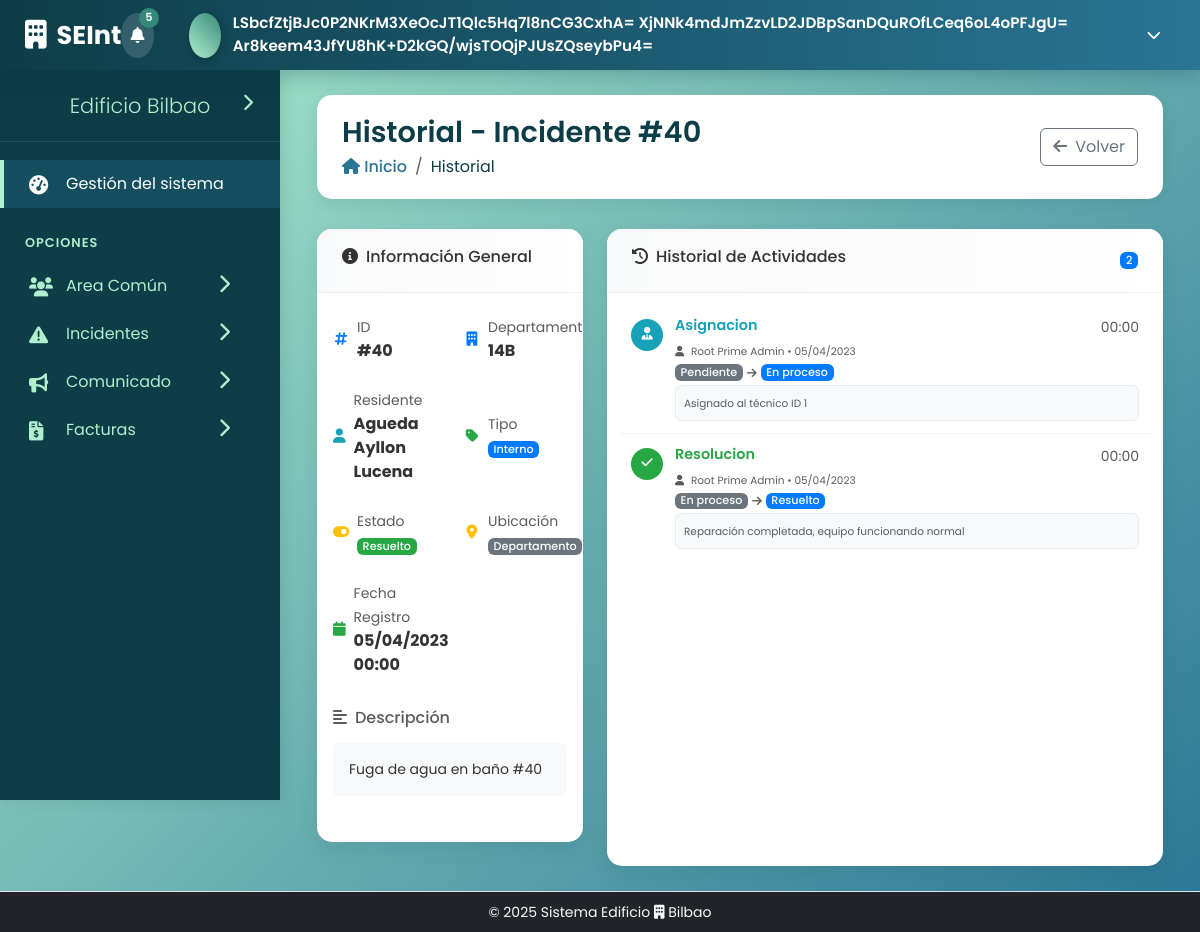
Page /public/controlador/IncidenteControlador.php?action=verHistorialIncidente&id_incidente=40 (signed in) on the committed database.
### tables this page shows
CREATE TABLE incidente (
                           id_incidente INT AUTO_INCREMENT PRIMARY KEY,
                           id_departamento INT NOT NULL,
                           id_residente INT NOT NULL,
                           id_creador INT NOT NULL,
                           tipo ENUM('interno', 'externo') DEFAULT 'interno',
                           descripcion TEXT NOT NULL,
                           descripcion_detallada TEXT,
                           costo_externo DECIMAL(10,2) DEFAULT 0,
                           id_area INT NULL,
                           fecha_registro DATETIME NOT NULL DEFAULT CURRENT_TIMESTAMP,
                           estado ENUM('pendiente', 'en_proceso', 'resuelto', 'cancelado') DEFAULT 'pendiente',

                           FOREIGN KEY (id_departamento) REFERENCES departamento(id_departamento),
                           FOREIGN KEY (id_residente) REFERENCES persona(id_persona),
                           FOREIGN KEY (id_creador) REFERENCES persona(id_persona),
                           FOREIGN KEY (id_area) REFERENCES area_comun(id_area)
);

CREATE TABLE departamento (
                              id_departamento INT AUTO_INCREMENT PRIMARY KEY,
                              numero VARCHAR(10) NOT NULL,
                              piso INT NOT NULL,
                              estado ENUM('ocupado', 'disponible') DEFAULT 'disponible'
);

CREATE TABLE historial_incidente (
                                     id_historial_incidente INT AUTO_INCREMENT PRIMARY KEY,
                                     id_incidente INT NOT NULL,
                                     id_persona INT NOT NULL,
                                     accion ENUM('creacion', 'asignacion', 'inicio_atencion', 'actualizacion', 'resolucion', 'cancelacion', 'reasignacion') NOT NULL,
                                     observacion TEXT DEFAULT NULL,
                                     estado_anterior ENUM('pendiente', 'en_proceso', 'resuelto', 'cancelado') DEFAULT NULL,
                                     estado_nuevo ENUM('pendiente', 'en_proceso', 'resuelto', 'cancelado') DEFAULT NULL,
                                     fecha_accion DATETIME NOT NULL DEFAULT CURRENT_TIMESTAMP,

                                     FOREIGN KEY (id_incidente) REFERENCES incidente(id_incidente),
                                     FOREIGN KEY (id_persona) REFERENCES persona(id_persona)
);

### public/vista/VerHistorialIncidenteVista.php (the view, shortened to what the rows shown need)
<?php include("../../includes/header.php"); ?>
    <div class="page-header fade-in">
        <div class="page-title">
            <h1>Historial - Incidente #<?php echo htmlspecialchars($incidente['id_incidente']); ?></h1>
            <nav aria-label="breadcrumb">
                <ol class="breadcrumb">
                    <li class="breadcrumb-item"><a href="#"><i class="fas fa-home"></i> Inicio</a></li>
                    <li class="breadcrumb-item active">Historial</li>
                </ol>
            </nav>
        </div>
        <div class="page-actions">
<?php if ($_SESSION['id_rol'] == '2'){ ?>
    <a href="IncidenteControlador.php?action=verMisIncidentes" class="btn btn-outline-secondary">
                    <i class="fas fa-arrow-left me-2"></i>Volver
                </a>
<?php }?>
        </div>
    </div>
    <div class="row fade-in">
        <div class="col-lg-4 mb-4">
            <div class="content-box h-100">
                <div class="content-box-header">
                    <h6><i class="fas fa-info-circle me-2"></i>Información General</h6>
                </div>
                <div class="content-box-body">
                    <div class="info-grid">
                        <div class="info-item">
                            <i class="fas fa-hashtag text-primary"></i>
                            <div>
                                <small class="text-muted">ID</small>
                                <div class="fw-bold">#<?php echo htmlspecialchars($incidente['id_incidente']); ?></div>
                            </div>
                        </div>
                        <div class="info-item">
                            <i class="fas fa-building text-primary"></i>
                            <div>
                                <small class="text-muted">Departamento</small>
                                <div class="fw-bold"><?php echo htmlspecialchars($incidente['numero_departamento']); ?></div>
                            </div>
                        </div>
                        <div class="info-item">
                            <i class="fas fa-user text-info"></i>
                            <div>
                                <small class="text-muted">Residente</small>
                                <div class="fw-bold"><?php echo htmlspecialchars($incidente['residente_nombre']); ?></div>
                            </div>
                        </div>
                        <div class="info-item">
                            <i class="fas fa-tag text-success"></i>
                            <div>
                                <small class="text-muted">Tipo</small>
                                <div>
                                    <span class="badge bg-<?php echo $incidente['tipo'] == 'interno' ? 'primary' : 'secondary'; ?>">
                                        <?php echo ucfirst($incidente['tipo']); ?>
                                    </span>
                                </div>
                            </div>
                        </div>
                        <div class="info-item">
                            <i class="fas fa-toggle-on text-warning"></i>
                            <div>
                                <small class="text-muted">Estado</small>
                                <div>
                                    <?php
                                    $badge_class = '';
                                    switch($incidente['estado']) {
                                        case 'resuelto': $badge_class = 'bg-success'; break;
                                    }
                                    ?>
                                    <span class="badge <?php echo $badge_class; ?>">
                                        <?php echo ucfirst(str_replace('_', ' ', $incidente['estado'])); ?>
                                    </span>
                                </div>
                            </div>
                        </div>
                        <div class="info-item">
                            <i class="fas fa-map-marker-alt text-warning"></i>
                            <div>
                                <small class="text-muted">Ubicación</small>
                                <div>
                                    <?php if (!empty($incidente['nombre_area'])): ?>
                                        <span class="badge bg-warning">
                                            <?php echo htmlspecialchars($incidente['nombre_area']); ?>
                                        </span>
                                    <?php else: ?>
                                        <span class="badge bg-secondary">Departamento</span>
                                    <?php endif; ?>
                                </div>
                            </div>
                        </div>
                        <div class="info-item">
                            <i class="fas fa-calendar text-success"></i>
                            <div>
                                <small class="text-muted">Fecha Registro</small>
                                <div class="fw-bold"><?php echo date('d/m/Y H:i', strtotime($incidente['fecha_registro'])); ?></div>
                            </div>
                        </div>
                    </div>
                    <div class="mt-4">
                        <h6 class="text-muted mb-3"><i class="fas fa-align-left me-2"></i>Descripción</h6>
                        <div class="p-3 bg-light rounded">
                            <p class="mb-0 small"><?php echo htmlspecialchars($incidente['descripcion']); ?></p>
                        </div>
                    </div>
                </div>
            </div>
        </div>
        <div class="col-lg-8">
            <div class="content-box h-100">
                <div class="content-box-header d-flex justify-content-between align-items-center">
                    <h6><i class="fas fa-history me-2"></i>Historial de Actividades</h6>
                    <span class="badge bg-primary"><?php echo count($historial); ?></span>
                </div>
                <div class="content-box-body p-0">
                    <?php if (empty($historial)): ?>
                        <div class="text-center py-5">
                            <i class="fas fa-history fa-2x text-muted mb-3"></i>
                            <p class="text-muted mb-0">No hay actividades registradas</p>
                        </div>
                    <?php else: ?>
                        <div class="history-scroll">
                            <?php foreach ($historial as $registro): ?>
                                <div class="history-item">
                                    <div class="history-icon">
                                        <?php
                                        $icon = '';
                                        $color = '';
                                        switch($registro['accion']) {
                                            case 'asignacion': $icon = 'fa-user-tie'; $color = 'info'; break;
                                            case 'resolucion': $icon = 'fa-check'; $color = 'success'; break;
                                        }
                                        ?>
                                        <div class="icon-wrapper bg-<?php echo $color; ?>">
                                            <i class="fas <?php echo $icon; ?>"></i>
                                        </div>
                                    </div>
                                    <div class="history-content">
                                        <div class="d-flex justify-content-between align-items-start mb-1">
                                            <h6 class="mb-0 text-<?php echo $color; ?> fw-semibold">
                                                <?php echo ucfirst($registro['accion']); ?>
                                            </h6>
                                            <small class="text-muted">
                                                <?php echo date('H:i', strtotime($registro['fecha_accion'])); ?>
                                            </small>
                                        </div>
                                        <div class="history-meta mb-1">
                                            <small class="text-muted">
                                                <i class="fas fa-user me-1"></i>
                                                <?php echo htmlspecialchars($registro['nombre_completo']); ?>
                                                • <?php echo date('d/m/Y', strtotime($registro['fecha_accion'])); ?>
                                            </small>
                                        </div>
                                        <?php if ($registro['estado_anterior'] || $registro['estado_nuevo']): ?>
                                            <div class="state-change mb-1">
                                                <div class="d-flex align-items-center gap-1">
                                                    <?php if ($registro['estado_anterior']): ?>
                                                        <span class="badge bg-secondary">
                                                            <?php echo ucfirst(str_replace('_', ' ', $registro['estado_anterior'])); ?>
                                                        </span>
                                                        <i class="fas fa-arrow-right text-muted" style="font-size: 0.7rem;"></i>
                                                    <?php endif; ?>
                                                    <?php if ($registro['estado_nuevo']): ?>
                                                        <span class="badge bg-primary">
                                                            <?php echo ucfirst(str_replace('_', ' ', $registro['estado_nuevo'])); ?>
                                                        </span>
                                                    <?php endif; ?>
                                                </div>
                                            </div>
                                        <?php endif; ?>
                                        <?php if (!empty($registro['observacion'])): ?>
                                            <div class="observations">
                                                <div class="p-2 bg-light rounded mt-1">
                                                    <small class="text-muted"><?php echo nl2br(htmlspecialchars($registro['observacion'])); ?></small>
                                                </div>
                                            </div>
                                        <?php endif; ?>
                                    </div>
                                </div>
                            <?php endforeach; ?>
                        </div>
                    <?php endif; ?>
                </div>
            </div>
        </div>
    </div>
<?php include("../../includes/footer.php"); ?>

### rows in the picture
incidente: id_incidente "40", id_departamento.numero "14B", tipo "Interno", estado "Resuelto", fecha_registro "05/04/2023 00:00", descripcion "Fuga de agua en baño #40"
historial_incidente: accion "Asignacion", fecha_accion "00:00", nombre_completo "Root Prime Admin", fecha_accion "05/04/2023", estado_anterior "Pendiente", estado_nuevo "En proceso", observacion "Asignado al técnico ID 1"
historial_incidente: accion "Resolucion", fecha_accion "00:00", nombre_completo "Root Prime Admin", fecha_accion "05/04/2023", estado_anterior "En proceso", estado_nuevo "Resuelto", observacion "Reparación completada, equipo funcionando normal"

### other values in the picture
$_SESSION['nombre'] "LSbcfZtjBJc0P2NKrM3XeOcJT1Qlc5Hq7l8nCG3CxhA="
$_SESSION['apellido_paterno'] "XjNNk4mdJmZzvLD2JDBpSanDQuROfLCeq6oL4oPFJgU="
$_SESSION['apellido_materno'] "Ar8keem43JfYU8hK+D2kGQ/wjsTOQjPJUsZQseybPu4="
$incidente['residente_nombre'] "Agueda Ayllon Lucena"
count($historial) "2"
